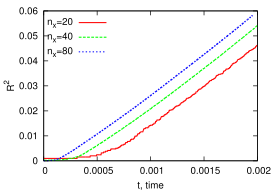

gnuplot code for this plot:
set macro
dx(nx)=1.0/nx
R(V,nx) = (3.0/(4.0*pi))**(0.33333)*V**(0.3333)*dx(nx)
st = '(0.001*$1):( R($6, nx)**2 )

set style data l
set key left
set term x11 1

set xlabel "t, time"
set ylabel "R^2" offset 2c
set xtics 0.001*0.5

set size 0.55
set key spacing 1.5
plot [:2*0.001][0:] \
     nx=20, "rg20.dat" u @st w l lw 3 t "n_x=20", \
     nx=40, "rg40.dat" u @st w l lw 3 t "n_x=40", \
     nx=80, "rg80.dat" u @st w l lw 3 t "n_x=80"
     
call "saver.gp" "f1"
